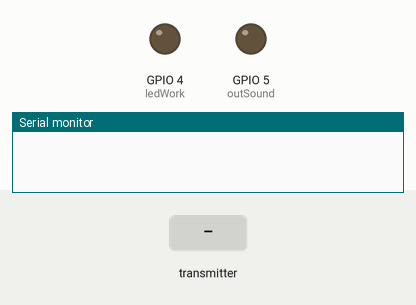
Simulated run of this sketch. Board: ESP8266 (NodeMCU). On the bench: output pins drawn as LEDs (lit = HIGH), the last lines printed to the serial monitor. Dashed ring = blinking. Inputs (shaded band) come from the test bench.

Above: at 1.2 s.
1.3 s: the transmitter starts sending detect = 0
At 1.55 s:
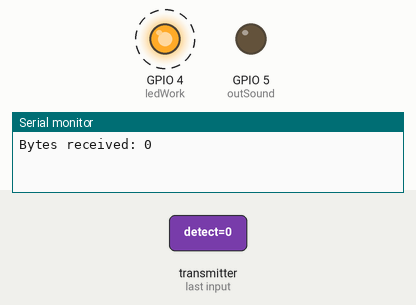
4.3 s: the transmitter starts sending detect = 1
At 5.55 s:
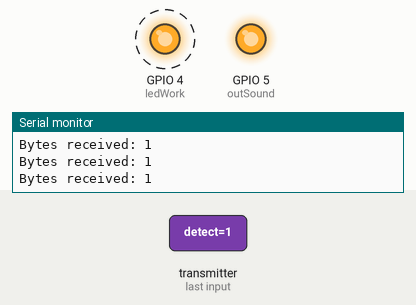
Timing chart, 0 to 13.3 s (numbered marks = the images above; inputs shaded):
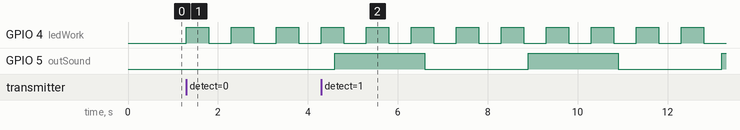

Measured:
- after the input at 1.3 s, GPIO 4 (ledWork): alternates HIGH for 0.50 s and LOW for 0.50 s, starting at once
- after the input at 4.3 s, GPIO 5 (outSound): alternates HIGH for 2.0 s and LOW for 2.3 s, starting after 0.30 s

The sketch:

receptor8266.ino
```cpp
// (licence header left out)
#include <ESP8266WiFi.h>
#include <espnow.h>

int outSound = 5;
int ledWork = 4;

// Structure example to receive data
// Must match the sender structure
typedef struct struct_message {
  bool detect;
} struct_message;

// Create a struct_message called myData
struct_message myData;

// Variable para llevar un registro del estado del LED
bool ledState = LOW;
unsigned long lastTime = 0;
unsigned long timerDelay = 2300;
unsigned long timerDelay2 = 2000;

// Callback function that will be executed when data is received
void OnDataRecv(uint8_t* mac, uint8_t* incomingData, uint8_t len) {
  memcpy(&myData, incomingData, sizeof(myData));
  Serial.print("Bytes received: ");
  Serial.println(myData.detect);

  // Cambiar el estado del LED
  ledState = !ledState;
  digitalWrite(ledWork, ledState);
}

void setup() {
  // Initialize Serial Monitor
  Serial.begin(115200);

  // Set device as a Wi-Fi Station
  WiFi.mode(WIFI_STA);

  // Init ESP-NOW
  if (esp_now_init() != 0) {
    Serial.println("Error initializing ESP-NOW");
    return;
  }

  // Once ESPNow is successfully Init, we will register for recv CB to
  // get recv packer info
  esp_now_set_self_role(ESP_NOW_ROLE_SLAVE);
  esp_now_register_recv_cb(OnDataRecv);

  // Configurar el pin del LED ledWork como salida
  pinMode(ledWork, OUTPUT);
    pinMode(outSound, OUTPUT);
     digitalWrite(outSound, LOW);
  digitalWrite(ledWork, LOW); // Apagar el LED inicialmente
}
void loop() {
  if ((millis() - lastTime) > timerDelay) {
    if(myData.detect){
    digitalWrite(outSound, HIGH);
    delay(2000);
    digitalWrite(outSound, LOW);
  }
      lastTime = millis();
  }


}
```
